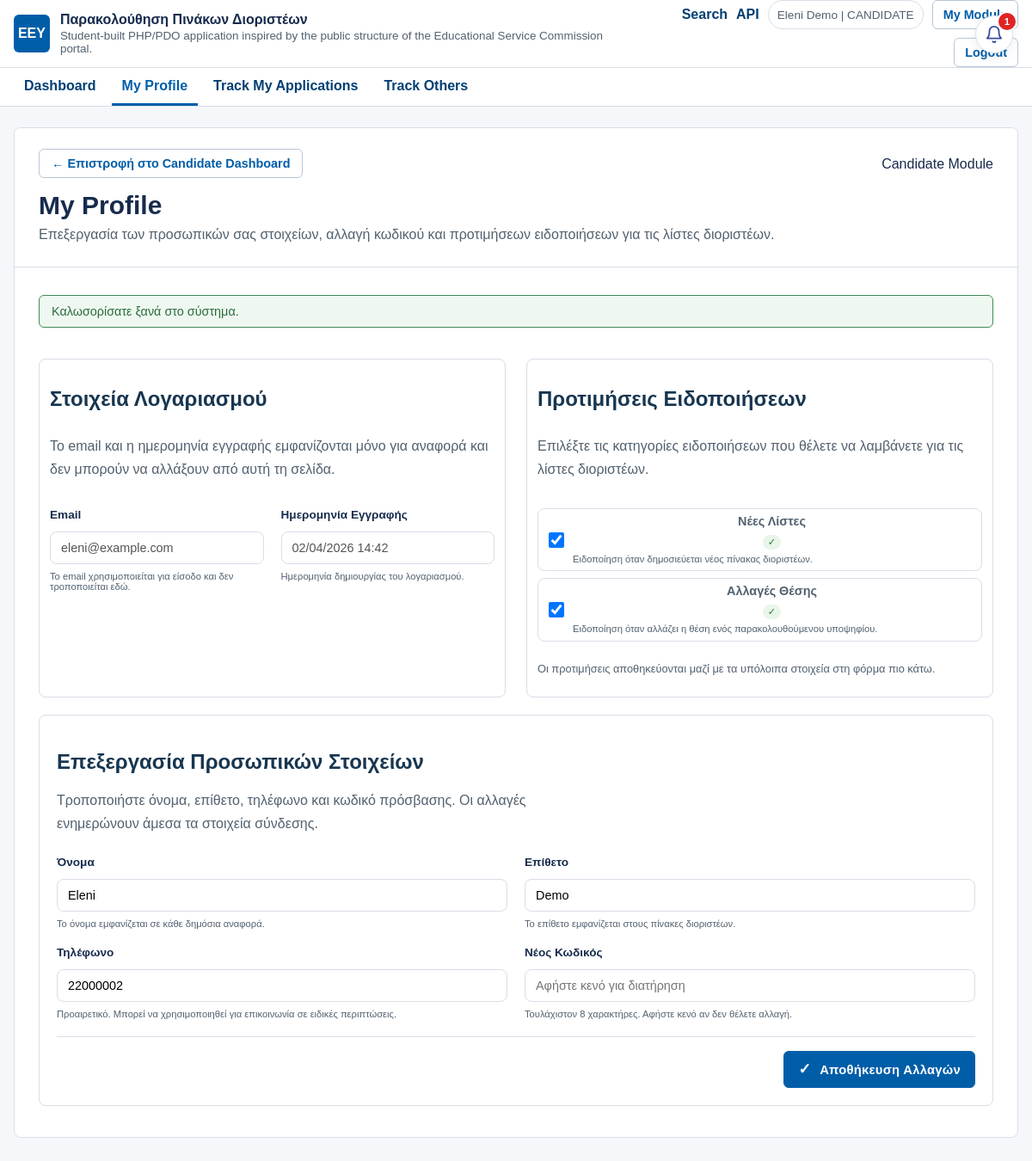
/modules/candidate/profile.php (signed in), run on the app's committed database.
### tables this page shows
CREATE TABLE users (
  id INT AUTO_INCREMENT PRIMARY KEY,
  name VARCHAR(100) NOT NULL,
  surname VARCHAR(100) NOT NULL,
  email VARCHAR(150) NOT NULL UNIQUE,
  password VARCHAR(255) NOT NULL,
  phone VARCHAR(20) DEFAULT NULL,
  role ENUM('admin', 'candidate') NOT NULL,
  notify_new_lists TINYINT(1) NOT NULL DEFAULT 1,
  notify_position_changes TINYINT(1) NOT NULL DEFAULT 1,
  created_at TIMESTAMP DEFAULT CURRENT_TIMESTAMP,
  INDEX idx_users_role (role)
);

### includes/functions.php (called while the page is built, shortened)
<?php
function current_user(): ?array
{
    return [
        'id'      => (int) $_SESSION['user_id'],
        'name'    => $_SESSION['user_name']    ?? '',
        'surname' => $_SESSION['user_surname'] ?? '',
        'email'   => $_SESSION['user_email']   ?? '',
        'role'    => $_SESSION['user_role']    ?? ($_SESSION['role'] ?? ''),
        'phone'   => $_SESSION['user_phone']   ?? null,
    ];
}
function h($value) {
    return htmlspecialchars((string) $value, ENT_QUOTES, 'UTF-8');
}
function e($value): string
{
    return h($value);
}
function app_config(?string $key = null, $default = null)
{
    global $appConfig;
    return $appConfig[$key] ?? $default;
}
function base_url(string $path = ''): string
{
    static $base = null;
    if ($base === null) {
        $documentRoot = realpath($_SERVER['DOCUMENT_ROOT'] ?? '');
        $projectRoot = realpath(__DIR__ . '/..');
        if ($documentRoot && $projectRoot && strpos($projectRoot, $documentRoot) === 0) {
            $relativePath = str_replace('\\', '/', substr($projectRoot, strlen($documentRoot)));
            $base = $relativePath !== '' ? rtrim($relativePath, '/') : '';
        } else {
            $base = '';
        }
    }
    $path = ltrim($path, '/');
    return ($base === '' ? '' : $base) . '/' . $path;
}
function pdo(): PDO
{
    static $pdo = null;
    if (!$pdo instanceof PDO) {
        $pdo = require __DIR__ . '/db.php';
    }
    return $pdo;
}
function role_dashboard_path(string $role): string
{
    switch ($role) {
        case 'candidate':
            return 'modules/candidate/dashboard.php';
    }
}
function get_flash_messages() {
    $messages = $_SESSION['flash_messages'] ?? [];
    return is_array($messages) ? $messages : [];
}

### modules/candidate/profile.php (the view, shortened to what this page needs)
<?php
$user = require_login(['candidate']);
$errors = [];
$profileStatement = pdo()->prepare(
    'SELECT name, surname, email, phone, notify_new_lists, notify_position_changes, created_at
     FROM users
     WHERE id = :id
     LIMIT 1'
);
$profileStatement->execute(['id' => $user['id']]);
$profile = $profileStatement->fetch() ?: [];
$messages = array_merge(
    get_flash_messages(),
    array_map(
        function ($error) {
            return ['type' => 'error', 'message' => $error];
        },
        $errors
    )
);
?>
<!DOCTYPE html>
<html lang="el">
<head>
    <link rel="stylesheet" href="../../assets/css/style.css">
</head>
<body>
    <?php require __DIR__ . '/../../includes/app_topbar.php'; ?>
    <?php $moduleKey = 'candidate'; $pageKey = 'profile'; require __DIR__ . '/../../includes/nav.php'; ?>
    <?php require __DIR__ . '/../../includes/notifications_bell.php'; ?>
    <div class="auth-container">
        <div class="auth-card">
            <div class="page-banner">
                <div class="banner-row-flex">
                    <p class="eyebrow">Candidate Module</p>
                    <a class="button-link secondary header-back-link" href="dashboard.php">
                        ← Επιστροφή στο Candidate Dashboard
                    </a>
                </div>
                <h1 class="auth-title">My Profile</h1>
                <p class="auth-subtitle">Επεξεργασία των προσωπικών σας στοιχείων, αλλαγή κωδικού και προτιμήσεων ειδοποιήσεων για τις λίστες διοριστέων.</p>
            </div>
            <div class="page-body">
                <?php foreach ($messages as $message): ?>
                    <div class="message <?php echo h($message['type']); ?>"><?php echo h($message['message']); ?></div>
                <?php endforeach; ?>
                <div class="split-grid">
                    <div class="section-card section-card-compact">
                        <h2 class="section-title">Στοιχεία Λογαριασμού</h2>
                        <p class="section-text">Το email και η ημερομηνία εγγραφής εμφανίζονται μόνο για αναφορά και δεν μπορούν να αλλάξουν από αυτή τη σελίδα.</p>
                        <form method="post" action="" class="add-specialty-form">
                            <div class="form-row">
                                <div class="form-group">
                                    <label for="email">Email</label>
                                    <input type="email" id="email" class="form-input" value="<?php echo h($profile['email'] ?? ''); ?>" disabled>
                                    <span class="form-hint">Το email χρησιμοποιείται για είσοδο και δεν τροποποιείται εδώ.</span>
                                </div>
                                <div class="form-group">
                                    <label for="created_at">Ημερομηνία Εγγραφής</label>
                                    <input type="text" id="created_at" class="form-input" value="<?php echo !empty($profile['created_at']) ? h(date('d/m/Y H:i', strtotime($profile['created_at']))) : '-'; ?>" disabled>
                                    <span class="form-hint">Ημερομηνία δημιουργίας του λογαριασμού.</span>
                                </div>
                            </div>
                        </form>
                    </div>
                    <div class="section-card section-card-compact">
                        <h2 class="section-title">Προτιμήσεις Ειδοποιήσεων</h2>
                        <p class="section-text">Επιλέξτε τις κατηγορίες ειδοποιήσεων που θέλετε να λαμβάνετε για τις λίστες διοριστέων.</p>
                        <form method="post" action="" class="add-specialty-form">
                            <div class="specialties-compact-grid">
                                <div class="specialty-compact-card">
                                    <input type="checkbox" name="notify_new_lists" value="1" id="pref_new_lists" form="profileForm" <?php echo !empty($profile['notify_new_lists']) ? 'checked' : ''; ?>>
                                    <div class="specialty-info">
                                        <label for="pref_new_lists" class="specialty-label-row">
                                            <span class="specialty-name">Νέες Λίστες</span>
                                            <span class="spec-status-badge <?php echo !empty($profile['notify_new_lists']) ? 'active' : 'inactive'; ?>">
                                                <?php echo !empty($profile['notify_new_lists']) ? '✓' : '✗'; ?>
                                            </span>
                                        </label>
                                        <span class="specialty-desc">Ειδοποίηση όταν δημοσιεύεται νέος πίνακας διοριστέων.</span>
                                    </div>
                                </div>
                                <div class="specialty-compact-card">
                                    <input type="checkbox" name="notify_position_changes" value="1" id="pref_position" form="profileForm" <?php echo !empty($profile['notify_position_changes']) ? 'checked' : ''; ?>>
                                    <div class="specialty-info">
                                        <label for="pref_position" class="specialty-label-row">
                                            <span class="specialty-name">Αλλαγές Θέσης</span>
                                            <span class="spec-status-badge <?php echo !empty($profile['notify_position_changes']) ? 'active' : 'inactive'; ?>">
                                                <?php echo !empty($profile['notify_position_changes']) ? '✓' : '✗'; ?>
                                            </span>
                                        </label>
                                        <span class="specialty-desc">Ειδοποίηση όταν αλλάζει η θέση ενός παρακολουθούμενου υποψηφίου.</span>
                                    </div>
                                </div>
                            </div>
                            <p class="field-help">Οι προτιμήσεις αποθηκεύονται μαζί με τα υπόλοιπα στοιχεία στη φόρμα πιο κάτω.</p>
                        </form>
                    </div>
                </div>
                <div class="section-card section-card-compact">
                    <h2 class="section-title">Επεξεργασία Προσωπικών Στοιχείων</h2>
                    <p class="section-text">Τροποποιήστε όνομα, επίθετο, τηλέφωνο και κωδικό πρόσβασης. Οι αλλαγές ενημερώνουν άμεσα τα στοιχεία σύνδεσης.</p>
                    <form method="post" action="" id="profileForm" class="add-specialty-form">
                        <div class="form-row">
                            <div class="form-group">
                                <label for="name">Όνομα</label>
                                <input type="text" name="name" id="name" class="form-input" value="<?php echo h($profile['name'] ?? ''); ?>" required>
                                <span class="form-hint">Το όνομα εμφανίζεται σε κάθε δημόσια αναφορά.</span>
                            </div>
                            <div class="form-group">
                                <label for="surname">Επίθετο</label>
                                <input type="text" name="surname" id="surname" class="form-input" value="<?php echo h($profile['surname'] ?? ''); ?>" required>
                                <span class="form-hint">Το επίθετο εμφανίζεται στους πίνακες διοριστέων.</span>
                            </div>
                        </div>
                        <div class="form-row">
                            <div class="form-group">
                                <label for="phone">Τηλέφωνο</label>
                                <input type="text" name="phone" id="phone" class="form-input" value="<?php echo h($profile['phone'] ?? ''); ?>" placeholder="π.χ. +357 99 123456">
                                <span class="form-hint">Προαιρετικό. Μπορεί να χρησιμοποιηθεί για επικοινωνία σε ειδικές περιπτώσεις.</span>
                            </div>
                            <div class="form-group">
                                <label for="password">Νέος Κωδικός</label>
                                <input type="password" name="password" id="password" class="form-input" placeholder="Αφήστε κενό για διατήρηση" minlength="8">
                                <span class="form-hint">Τουλάχιστον 8 χαρακτήρες. Αφήστε κενό αν δεν θέλετε αλλαγή.</span>
                            </div>
                        </div>
                        <div class="form-actions">
                            <button type="submit" class="primary-button">
                                <span class="btn-icon">✓</span> Αποθήκευση Αλλαγών
                            </button>
                        </div>
                    </form>
                </div>
            </div>
        </div>
    </div>
</body>
</html>

### includes/app_topbar.php (shortened to what this page needs)
<?php
$topbarUser = current_user();
?>
<header class="site-topbar">
    <div class="site-topbar__inner">
        <a class="brand-lockup" href="<?php echo e(base_url('index.php')); ?>">
            <span class="brand-lockup__mark">ΕΕΥ</span>
            <span>
                <strong><?php echo e(app_config('name_el')); ?></strong>
                <span class="brand-lockup__sub"><?php echo e(app_config('description')); ?></span>
            </span>
        </a>
        <div class="site-topbar__actions">
            <a class="top-link" href="<?php echo e(base_url('modules/search/dashboard.php')); ?>">Search</a>
            <a class="top-link" href="<?php echo e(base_url('api/api.php')); ?>">API</a>
            <?php if ($topbarUser !== null): ?>
                <span class="user-chip">
                    <?php echo e(trim(($topbarUser['name'] ?? '') . ' ' . ($topbarUser['surname'] ?? ''))); ?>
                    | <?php echo e(strtoupper($topbarUser['role'] ?? '')); ?>
                </span>
                <a class="button button--ghost" href="<?php echo e(base_url(role_dashboard_path($topbarUser['role'] ?? ''))); ?>">My Module</a>
                <a class="button button--ghost" href="<?php echo e(base_url('auth/logout.php')); ?>">Logout</a>
            <?php else: ?>
                <a class="button button--ghost" href="<?php echo e(base_url('auth/login.php')); ?>">Login</a>
                <a class="button button--ghost" href="<?php echo e(base_url('auth/register.php')); ?>">Register</a>
            <?php endif; ?>
        </div>
    </div>
</header>

### data on the page
users: name+surname "Eleni Demo", email "eleni@example.com", created_at "02/04/2026 14:42", notify_new_lists "☑", notify_position_changes "☑", name "Eleni", surname "Demo", phone "22000002"

### other printed values
app_config('name_el') "Παρακολούθηση Πινάκων Διοριστέων"
app_config('description') "Student-built PHP/PDO application inspired by the public structure of the Educational Service Commission portal."
$topbarUser['role'] "CANDIDATE"
$link['label'] "Dashboard"
$link['label'] "My Profile"
$link['label'] "Track My Applications"
$link['label'] "Track Others"
$bellUnreadCount "1"
$message['message'] "Καλωσορίσατε ξανά στο σύστημα."
